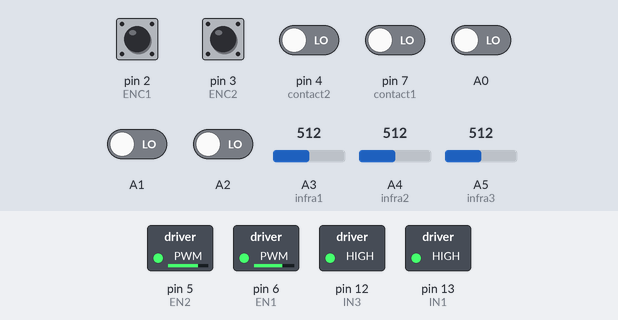
This sketch was run on a simulated Arduino Uno, built with avr-gcc and run on an emulated ATmega328P. Parts: switched loads named in the sketch (green lamp = pin HIGH). Inputs (shaded band) come from the test bench; at power-on: pin 2 (ENC1), pin 3 (ENC2) HIGH, A0–2, pin 4 (contact2), pin 7 (contact1) LOW, A3 (infra1) = 512, A4 (infra2) = 512, A5 (infra3) = 512. What the sketch prints to the serial monitor is not drawn.

Above: at 0.1 s.
Timing chart, 0 to 1.6 s (numbered marks = the images above):
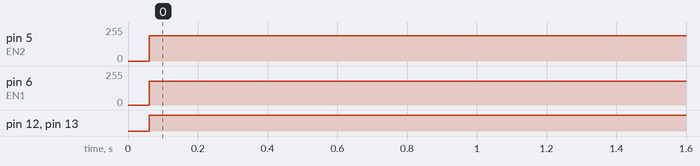

The sketch:

MaquinaDeEstados_SensoresC.ino
```cpp
/*******************************************************************
* * * *Algoritmo de Evasión de Obstaculos
* Programa en C de Arduino para un robot móvil que evade obstáculos.
* * *Lab. Bio-Robótica * * FI-UNAM * * *
********************************************************************/
// Definicion de constantes
#define ADELANTE move_robot(AVANCE, 0.0f)
#define ATRAS move_robot(-AVANCE, 0.0)
#define GIRO_IZQ move_robot(0.0, GIRO)
#define GIRO_DER move_robot(0.0, -GIRO)
#define ALTO move_robot(0.0,0.0)

const int IN1 = 13; // Pin de control 1 del Motor 1 (L293D Pin 2)
const int IN3 = 12;     // Pin de control 1 del Motor 2 (L293D Pin 10)
// Pines de Habilitación (ENABLEs) - Para el ejercicio 2, se mantienen en HIGH para usar solo 4 señales de dirección.
const int EN1 = 6;     // Pin Enable Motor 1 (L293D Pin 1)
const int EN2 = 5;     // Pin Enable Motor 2 (L293D Pin 9)
// Pines encoder
const int ENC1 = 2;
const int ENC2 = 3;
// Pines sensores
const int light1 = A0;
const int light3 = A1;
const int light2 = A2;
const int infra1 = A3;
const int infra2 = A4;
const int infra3 = A5;
const int contact1 =7;
const int contact2 =4;


const int speedT = 150; //Turn speed
int PWM1 = 180;         //PWM motor 1
int PWM2 = 190;         //PWM motor 2

volatile long count1 = 0;
volatile long count2 = 0;

void ISR_encoder1() { count1++; }
void ISR_encoder2() { count2++; }


// Configuración de los pines de entrada y salida
void setup() {
  int i;
  Serial.begin(9600);
  // Inicializa comunicación serial
  pinMode(IN1, OUTPUT);
  pinMode(IN3, OUTPUT);
  // Configurar los pines de Enable como salidas
  pinMode(EN1, OUTPUT);
  pinMode(EN2, OUTPUT);
  // C0nfigurar pines de sensores como entradas
  pinMode(infra1, INPUT);
  pinMode(infra2, INPUT);
  pinMode(infra3, INPUT);
  pinMode(contact1, INPUT);
  pinMode(contact2, INPUT);
  pinMode(ENC1, INPUT_PULLUP);
  pinMode(ENC2, INPUT_PULLUP);
  // Confugure Encoder Pins as input

  // Set up default all motors ON
  digitalWrite(EN1, LOW);
  digitalWrite(EN2, LOW);
  digitalWrite(IN1, LOW);
  digitalWrite(IN3, LOW);

  attachInterrupt(digitalPinToInterrupt(ENC1), ISR_encoder1, RISING);
  attachInterrupt(digitalPinToInterrupt(ENC2), ISR_encoder2, RISING);

  // Inicializar la comunicación serial para recibir comandos
  Serial.begin(9600);
}


// Esta función hace que el robot primero gire un angulo y después avance una distancia
void move_robot(float Distance, float Degree){
  if (Degree != 0) girar(Degree);
  if (Distance != 0) avanzar(Distance);
}

// ---------------- FUNCIONES AVANZAR Y GIRAR ----------------

void avanzar(float cm) {
  long target = (abs(cm) * 53);  // 53 pulsos por cm
  count1 = count2 = 0;

  if (cm > 0) moveFront();
  else moveBack();

  while ((count1 < target) and (count2 < target)){
    // Espera a que se cumpla el número de pulsos
    Serial.println("Estamos en el While de avance");
  }
  stopMotors();
}

void girar(float grados) {
  long target = abs(grados) * 5.8; // 5.5 pulsos por grado
  count1 = count2 = 0;

  if (grados > 0) turnLeft();
  else turnRight();

  while ((count1 < target) and (count2 < target)) {
    // Espera a que se cumpla el número de pulsos
    Serial.println("Estamos en el While de giro");
  }
  stopMotors();
}

float shs(const char *sensor, int num_sensor) {
  float x = -1.0; // valor por defecto si algo sale mal

  // ---------- SENSORES INFRARROJOS ----------
  if (strcmp(sensor, "infra") == 0) {
    int pin = -1;
    switch (num_sensor) {
      case 1: pin = infra3; break;
      case 2: pin = infra2; break;
      case 3: pin = infra1; break;
      default:
        Serial.println("Error: número de sensor infra inválido");
        return -1.0;
    }
    int raw = analogRead(pin);
    x = map(raw, 0, 1023, 0, 255);
  }

  // ---------- SENSORES DE CONTACTO ----------
  else if (strcmp(sensor, "contact") == 0) {
    int pin = -1;
    switch (num_sensor) {
      case 1: pin = contact1; break;
      case 2: pin = contact2; break;
      default:
        Serial.println("Error: número de sensor contact inválido");
        return -1.0;
    }
    x = digitalRead(pin); // 0 o 1
  }

  // ---------- SENSORES DE LUZ ----------
  else if (strcmp(sensor, "light") == 0) {
    int pin = -1;
    switch (num_sensor) {
      case 1: pin = light1; break;
      case 2: pin = light2; break;
      case 3: pin = light3; break;
      default:
        Serial.println("Error: número de sensor contact inválido");
        return -1.0;
    }
    x = digitalRead(pin); // 0 o 1
  }

  // ---------- SENSOR DESCONOCIDO ----------
  else {
    Serial.print("Error: tipo de sensor desconocido -> ");
    Serial.println(sensor);
  }

  return x;
}


// Algoritmo de evasión de obstáculos

void loop(){
  int estado = 0;
  float Si,Sd, Sm,Ci,Cd,Li,Ld,La; // Sensores infrarojo, de contancto y de luz
  float AVANCE = 1;
  float GIRO = 45;
  // Estado inicial
  estado = 0;
  // Loop infinito

  while(1){
    // Se leen los sensores
    Si = shs("infra",1);
    Sm = shs("infra",2);
    Sd = shs("infra",3);
    Ci = shs("contact",1);
    Cd = shs("contact",2);
    Li = shs("light",1);
    Ld = shs("light",2);
    La = shs("light",3);
    Serial.print("Estado Presente: ");
    Serial.println(estado);
    Serial.print("Ci: ");
    Serial.println(Ci);
    Serial.print("Cd: ");
    Serial.println(Cd);
    Serial.print("Contador Enc1: ");
    Serial.println(count1);

    switch (estado){
      case 0: // est0
        if (Ci == 1){
          estado = 3;
          ALTO;
          ATRAS;
        }
        if (Cd == 1){
          estado = 1;
          ALTO;
          ATRAS;
        }
        if (Sm > 100){
          estado = 5;
          ALTO;
        }
        if (Si < 100){
          if (Sd < 100){
            estado = 0;
            ADELANTE;
            Serial.println("ADELANTE");
          }
          else{
            estado = 1;
            ALTO;
            Serial.println("ALTO");
          }
        }
        else{
          if (Sd < 100){
            estado = 3;
            ALTO;
            Serial.println("ALTO");
          }
          else{
            estado = 5;
            ALTO;
            Serial.println("ALTO");
          }
        }
        break;

      case 1:// est1
        estado = 2;
        ATRAS;
        Serial.println("ATRAS");
        break;
      case 2:// est2
        estado = 0;
        GIRO_IZQ;
        Serial.println("GIRO_IZQ");
        break;
      case 3:// est3
        estado = 4;
        ATRAS;
        Serial.println("ATRAS");
        break;
      case 4:// est4
        estado = 0;
        GIRO_DER;
        Serial.println("GIRO_DER");
        break;
      case 5:// est5
        estado = 6;
        ATRAS;
        Serial.println("ATRAS");
        break;
      case 6:// est6
        estado = 7;
        GIRO_IZQ;
        Serial.println("GIRO_IZQ");
        break;
      case 7:// est7
        estado = 8;
        GIRO_IZQ;
        Serial.println("GIRO_IZQ");
        break;
      case 8:// est8
        estado = 9;
        ADELANTE;
        Serial.println("ADELANTE");
        break;
      case 9:// est9
        estado = 10;
        ADELANTE;
        Serial.println("ADELANTE");
        break;
      case 10:// est10
        estado = 11;
        GIRO_DER;
        Serial.println("GIRO_DER");
        break;
      case 11:// est11
        estado = 0;
        GIRO_DER;
        Serial.println("GIRO_DER");
        break;
      } // end case
  } // end while
} // end Main (loop)


// ----- control de motores -----
void moveFront() {
  digitalWrite(IN1, LOW);
  analogWrite(EN1, PWM1);
  digitalWrite(IN3, LOW);
  analogWrite(EN2, PWM2);
  Serial.println("Avanzando...");
}

void moveBack() {
  digitalWrite(IN1, HIGH);
  analogWrite(EN1, PWM1);
  digitalWrite(IN3, HIGH);
  analogWrite(EN2, PWM2);
  Serial.println("Retrocediendo...");
}

void turnRight() {
  digitalWrite(IN1, HIGH);
  analogWrite(EN1, speedT);
  digitalWrite(IN3, LOW);
  analogWrite(EN2, speedT);
  Serial.println("Giro derecha...");
}

void turnLeft() {
  digitalWrite(IN1, LOW);
  analogWrite(EN1, speedT);
  digitalWrite(IN3, HIGH);
  analogWrite(EN2, speedT);
  Serial.println("Giro izquierda...");
}

void stopMotors() {
  digitalWrite(EN1, LOW);
  digitalWrite(EN2, LOW);
  Serial.println("Parado.");
}
```

Measured:
- by itself, pin 5 (EN2): 0/255 → 190/255 at 0.06 s
- by itself, pin 6 (EN1): 0/255 → 180/255 at 0.06 s
- by itself, pin 12 (IN3), pin 13 (IN1): LOW → HIGH at 0.06 s
